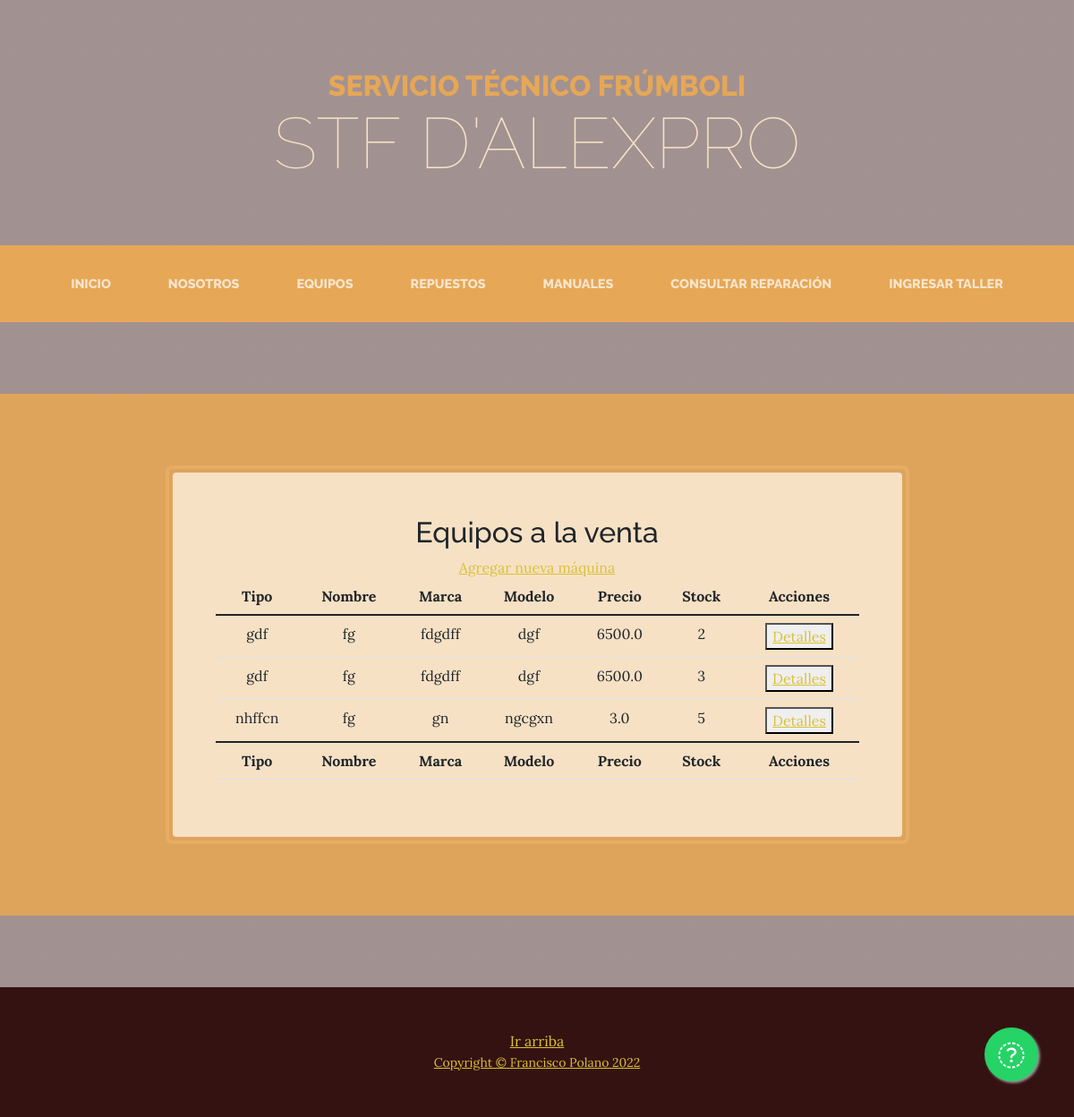
The app's page /AppSTF/maquinas, older data.
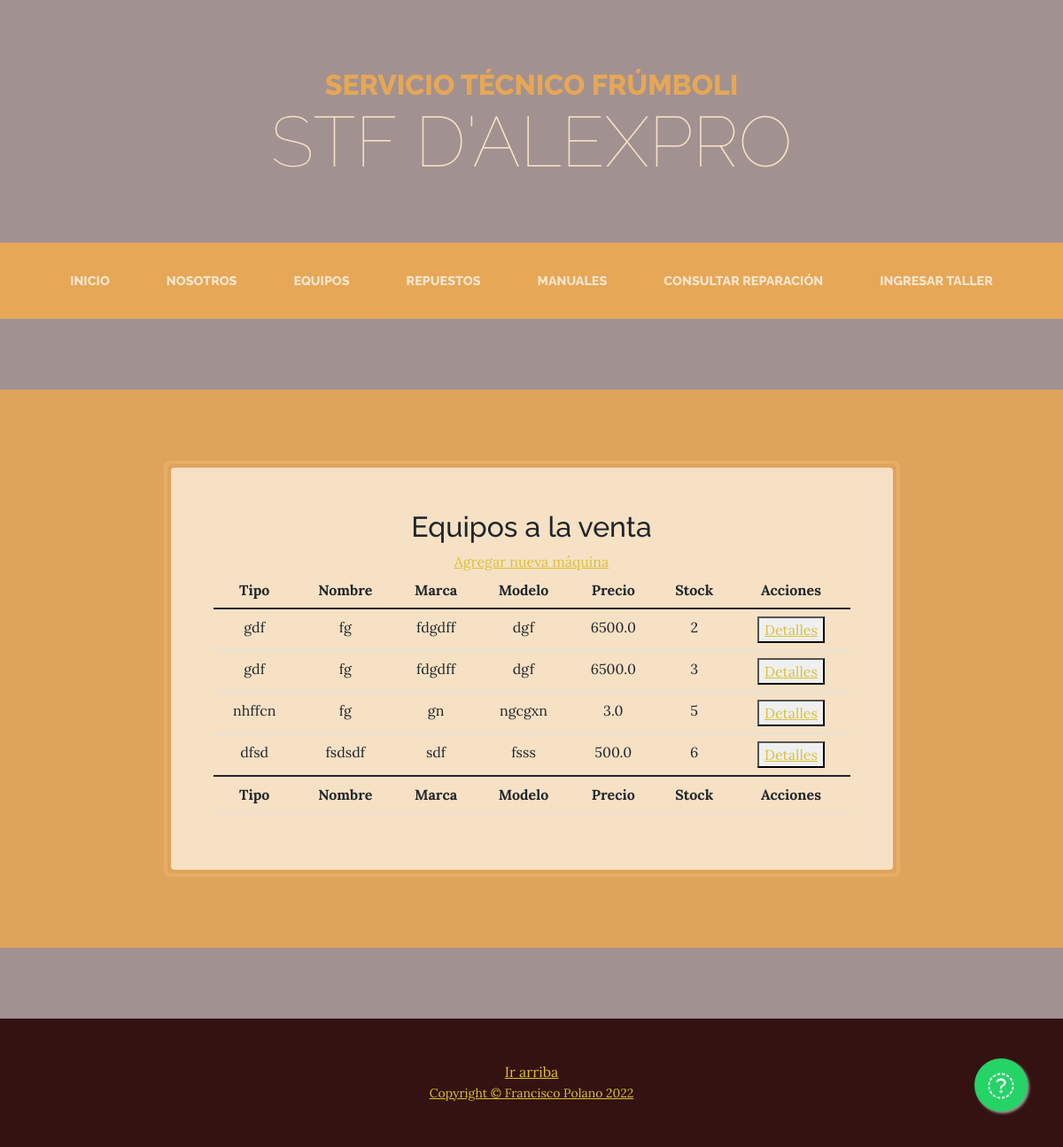
The same page, newer data.
### AppSTF/models.py (models this page shows, shortened)
class Maquinas(models.Model):
    nombre = models.CharField(max_length=60)
    tipo = models.CharField(max_length=60)
    marca = models.CharField(max_length=60)
    modelo = models.CharField(max_length=60)
    desc = models.TextField(max_length=400)
    precio = models.FloatField()
    stock = models.SmallIntegerField()
    foto = models.ImageField(upload_to='maquinas', default='settings.MEDIA_ROOT/maquinas/generic_equipo.png')

### AppSTF/views.py (the view)
# urls.py: path('maquinas', views.maquinasLista, name="Maquinas lista"),
def maquinasLista(request):
    maquinas = Maquinas.objects.all()
    return render(request, "AppSTF/Maquinas/maquinasLista.html",{'datos':maquinas})

### AppSTF/templates/AppSTF/Maquinas/maquinasLista.html (shortened to what this page needs)
{% extends 'AppSTF/padre.html' %}
{% load static %}
{% block cuerpo %}
<section class="page-section cta">
    <div class="container">
        <div class="row">
            <div class="col-xl-9 mx-auto">
                <div class="cta-inner bg-faded text-center rounded">
                    <h2> Equipos a la venta </h2>
                    <a href="{% url 'Maquinas alta' %}">Agregar nueva máquina</a>
                    <table class="table" id="ListaMaquinas">
                        <thead>
                            <tr>
                                <th>Tipo</th>
                                <th>Nombre</th>
                                <th>Marca</th>
                                <th>Modelo</th>
                                <th>Precio</th>
                                <th>Stock</th>
                                <th>Acciones</th>
                            </tr>
                        </thead>
                        <tbody>
                            {% if datos %}
                                {% for maquina in datos %}
                                    <tr>
                                        <td>{{maquina.tipo}}</td>
                                        <td>{{maquina.nombre}}</td>
                                        <td>{{maquina.marca}}</td>
                                        <td>{{maquina.modelo}}</td>
                                        <td>{{maquina.precio}}</td>
                                        <td>{{maquina.stock}}</td>
                                        <td>
                                            <button>
                                                <a href="{% url 'Maquinas detalle' maquina.id %}">Detalles</a>
                                            </button>
                                        </td>
                                    </tr>
                                {% endfor %}
                            {% else %}
                                <tr><td>No hay maquinas disponibles</td></tr>
                            {% endif %}
                        </tbody>
                        <tfoot>
                            <tr>
                                <th>Tipo</th>
                                <th>Nombre</th>
                                <th>Marca</th>
                                <th>Modelo</th>
                                <th>Precio</th>
                                <th>Stock</th>
                                <th>Acciones</th>
                            </tr>
                        </tfoot>
                    </table>
                </div>
            </div>
        </div>
    </div>
</section>
{% endblock %}

Row changes from the older to the newer data that the page shows:
added Maquinas: tipo "dfsd", nombre "fsdsdf", marca "sdf", modelo "fsss", precio "500.0", stock "6"
